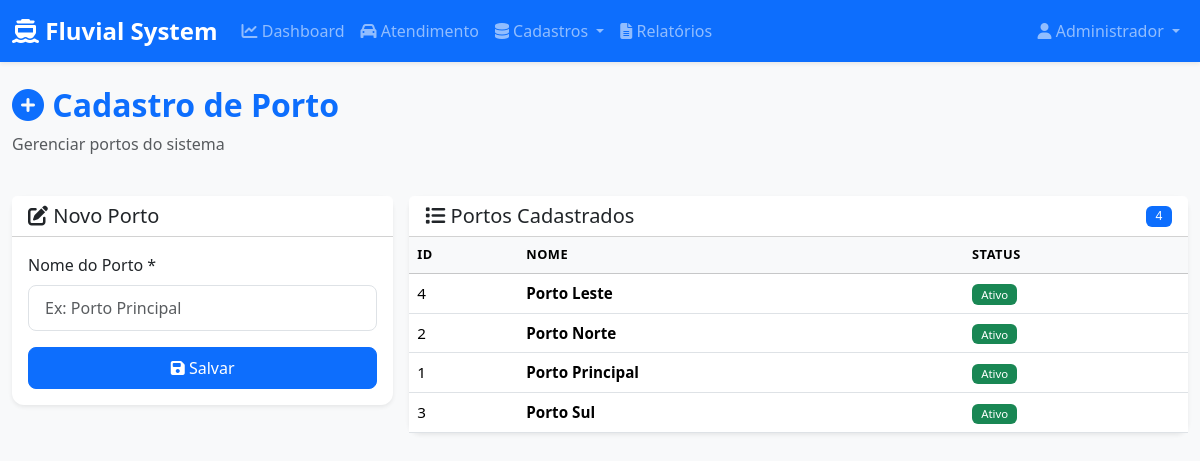
The app's page /cadastro/porto (signed in) with its own data.
### models.py (models this page shows, shortened)
class Usuario(UserMixin, db.Model):
    __tablename__ = 'usuarios'
    id = db.Column(db.Integer, primary_key=True)
    nome = db.Column(db.String(100), nullable=False)
    email = db.Column(db.String(120), unique=True, nullable=False)
    senha_hash = db.Column(db.String(256), nullable=False)
    ativo = db.Column(db.Boolean, default=True)
    criado_em = db.Column(db.DateTime, default=datetime.utcnow)
    vendas = db.relationship('Venda', backref='operador', lazy='dynamic')

class Porto(db.Model):
    __tablename__ = 'portos'
    id = db.Column(db.Integer, primary_key=True)
    nome = db.Column(db.String(100), nullable=False)
    ativo = db.Column(db.Boolean, default=True)
    criado_em = db.Column(db.DateTime, default=datetime.utcnow)
    vendas = db.relationship('Venda', backref='porto', lazy='dynamic')

### app.py (the view, shortened to what this page needs)
@app.route('/cadastro/<tipo>', methods=['GET', 'POST'])
@login_required
def cadastro(tipo):
    if tipo == 'categoria':
        itens = CategoriaVeiculo.query.order_by(CategoriaVeiculo.nome).all()
    elif tipo == 'porto':
        itens = Porto.query.order_by(Porto.nome).all()
    elif tipo == 'empresa':
        itens = Empresa.query.order_by(Empresa.nome_fantasia).all()
    elif tipo == 'usuario':
        itens = Usuario.query.order_by(Usuario.nome).all()
    else:
        flash('Tipo de cadastro inválido.', 'error')
        return redirect(url_for('index'))
    return render_template('cadastro.html', tipo=tipo, itens=itens)

### app.py (called while the page is built)
@login_manager.user_loader
def load_user(user_id):
    return Usuario.query.get(int(user_id))

### templates/cadastro.html (shortened to what this page needs)
{% extends "base.html" %}
{% block content %}
<div class="row mb-4">
    <div class="col-12">
        <h2 class="fw-bold text-primary">
            <i class="fas fa-plus-circle"></i> Cadastro de {{ tipo|capitalize }}
        </h2>
        <p class="text-muted">Gerenciar {{ tipo }}s do sistema</p>
    </div>
</div>
<div class="row g-3">
    <div class="col-lg-4">
        <div class="card shadow-sm">
            <div class="card-header bg-white">
                <h5 class="mb-0"><i class="fas fa-edit"></i> Novo {{ tipo|capitalize }}</h5>
            </div>
            <div class="card-body">
                <form method="POST">
                    {% if tipo == 'categoria' %}
                    <div class="mb-3">
                        <label for="nome" class="form-label">Nome *</label>
                        <input type="text" class="form-control" id="nome" name="nome" required
                               placeholder="Ex: Carro de Passeio">
                    </div>
                    <div class="mb-3">
                        <label for="valor_base" class="form-label">Valor Base (R$) *</label>
                        <input type="number" step="0.01" class="form-control" id="valor_base" name="valor_base" required
                               placeholder="0,00">
                    </div>
                    <div class="mb-3">
                        <label for="descricao" class="form-label">Descrição</label>
                        <textarea class="form-control" id="descricao" name="descricao" rows="3"
                                  placeholder="Descrição da categoria..."></textarea>
                    </div>
                    {% elif tipo == 'porto' %}
                    <div class="mb-3">
                        <label for="nome" class="form-label">Nome do Porto *</label>
                        <input type="text" class="form-control" id="nome" name="nome" required
                               placeholder="Ex: Porto Principal">
                    </div>
                    {% endif %}
                    <button type="submit" class="btn btn-primary w-100">
                        <i class="fas fa-save"></i> Salvar
                    </button>
                </form>
            </div>
        </div>
    </div>
    <div class="col-lg-8">
        <div class="card shadow-sm">
            <div class="card-header bg-white d-flex justify-content-between align-items-center">
                <h5 class="mb-0"><i class="fas fa-list"></i> {{ tipo|capitalize }}s Cadastrados</h5>
                <span class="badge bg-primary">{{ itens|length }}</span>
            </div>
            <div class="card-body p-0">
                <div class="table-responsive">
                    <table class="table table-hover mb-0">
                        <thead class="table-light">
                            <tr>
                                <th>ID</th>
                                {% if tipo == 'categoria' %}
                                <th>Nome</th>
                                <th>Valor Base</th>
                                <th>Descrição</th>
                                {% elif tipo == 'porto' %}
                                <th>Nome</th>
                                <th>Status</th>
                                {% elif tipo == 'empresa' %}
                                <th>Razão Social</th>
                                <th>Nome Fantasia</th>
                                <th>CNPJ</th>
                                <th>Faturamento</th>
                                {% elif tipo == 'usuario' %}
                                <th>Nome</th>
                                <th>E-mail</th>
                                <th>Status</th>
                                {% endif %}
                            </tr>
                        </thead>
                        <tbody>
                            {% for item in itens %}
                            <tr>
                                <td>{{ item.id }}</td>
                                {% if tipo == 'categoria' %}
                                <td><strong>{{ item.nome }}</strong></td>
                                <td class="text-success">R$ {{ "%.2f"|format(item.valor_base) }}</td>
                                <td>{{ item.descricao or '-' }}</td>
                                {% elif tipo == 'porto' %}
                                <td><strong>{{ item.nome }}</strong></td>
                                <td>
                                    {% if item.ativo %}
                                        <span class="badge bg-success">Ativo</span>
                                    {% else %}
                                        <span class="badge bg-danger">Inativo</span>
                                    {% endif %}
                                </td>
                                {% endif %}
                            </tr>
                            {% else %}
                            <tr>
                                <td colspan="5" class="text-center text-muted py-4">
                                    Nenhum registro encontrado
                                </td>
                            </tr>
                            {% endfor %}
                        </tbody>
                    </table>
                </div>
            </div>
        </div>
    </div>
</div>
{% endblock %}

### templates/base.html (shortened to what this page needs)
<!DOCTYPE html>
<html lang="pt-BR">
<head>
    <link href="https://cdn.jsdelivr.net/npm/bootstrap@5.3.2/dist/css/bootstrap.min.css" rel="stylesheet">
    <link href="https://cdnjs.cloudflare.com/ajax/libs/font-awesome/6.4.2/css/all.min.css" rel="stylesheet">
    <link href="{{ url_for('static', filename='css/style.css') }}" rel="stylesheet">
</head>
<body class="bg-light">
    {% if current_user.is_authenticated %}
    <nav class="navbar navbar-expand-lg navbar-dark bg-primary shadow-sm">
        <div class="container-fluid">
            <a class="navbar-brand" href="{{ url_for('index') }}">
                <i class="fas fa-ferry"></i> Fluvial System
            </a>
            <div class="collapse navbar-collapse" id="navbarNav">
                <ul class="navbar-nav me-auto">
                    <li class="nav-item">
                        <a class="nav-link" href="{{ url_for('index') }}">
                            <i class="fas fa-chart-line"></i> Dashboard
                        </a>
                    </li>
                    <li class="nav-item">
                        <a class="nav-link" href="{{ url_for('atendimento') }}">
                            <i class="fas fa-car"></i> Atendimento
                        </a>
                    </li>
                    <li class="nav-item dropdown">
                        <a class="nav-link dropdown-toggle" href="#" data-bs-toggle="dropdown">
                            <i class="fas fa-database"></i> Cadastros
                        </a>
                    </li>
                    <li class="nav-item">
                        <a class="nav-link" href="{{ url_for('relatorios') }}">
                            <i class="fas fa-file-alt"></i> Relatórios
                        </a>
                    </li>
                </ul>
                <ul class="navbar-nav">
                    <li class="nav-item dropdown">
                        <a class="nav-link dropdown-toggle" href="#" data-bs-toggle="dropdown">
                            <i class="fas fa-user"></i> {{ current_user.nome }}
                        </a>
                    </li>
                </ul>
            </div>
        </div>
    </nav>
    {% endif %}
    <main class="{% if current_user.is_authenticated %}py-4{% endif %}">
        <div class="{% if current_user.is_authenticated %}container-fluid{% else %}container{% endif %}">
            {% block content %}{% endblock %}
        </div>
    </main>
</body>
</html>

### static/css/style.css (style rules this page uses)
:root { --primary-color: #0d6efd; --success-color: #198754; --info-color: #0dcaf0; --warning-color: #ffc107; }
body { font-family: 'Segoe UI', Tahoma, Geneva, Verdana, sans-serif; background-color: #f8f9fa; }
.navbar-brand { font-weight: 700; font-size: 1.5rem; }
.card { border-radius: 12px; border: none; transition: transform 0.2s ease-in-out, box-shadow 0.2s ease-in-out; }
.table { font-size: 0.95rem; }
.table thead th { font-weight: 600; text-transform: uppercase; font-size: 0.8rem; letter-spacing: 0.5px; }
.btn { border-radius: 8px; padding: 0.5rem 1rem; font-weight: 500; transition: all 0.2s ease; }
.form-control, .form-select { border-radius: 8px; border: 1px solid #dee2e6; padding: 0.6rem 1rem; }
.badge { padding: 0.4em 0.8em; border-radius: 6px; font-weight: 500; }
.card { animation: fadeIn 0.3s ease-out; }

### records on screen
Usuario: nome "Administrador"
Porto: id "4", nome "Porto Leste", ativo "Ativo"
Porto: id "2", nome "Porto Norte", ativo "Ativo"
Porto: id "1", nome "Porto Principal", ativo "Ativo"
Porto: id "3", nome "Porto Sul", ativo "Ativo"

### other values on screen
{{ tipo|capitalize }} "Porto"
{{ tipo }} "porto"
{{ itens|length }} "4"
